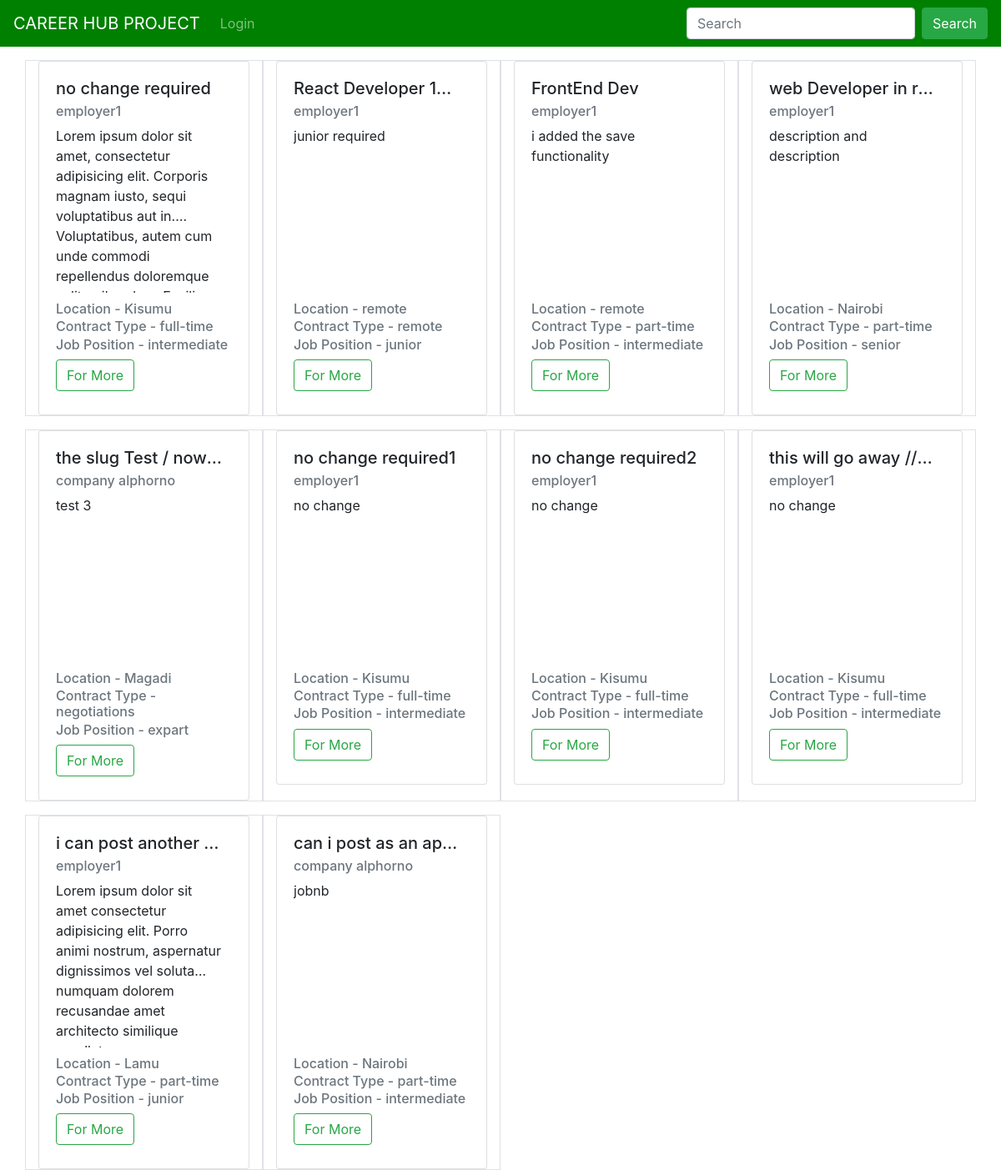
The page / on the database its author committed.
### job/models.py (models this page shows, shortened)
class Job(models.Model):
    positions = (
        ("junior", "junior"),
        ("intermediate", "intermediate"),
        ("senior", "senior"),
        ("expart", "expart"),
    )
    contaract_types = (
        ("remote", "remote"),
        ("part-time", "part-time"),
        ("full-time", "full-time"),
        ("negotiations", "negotiations"),
    )
    employer = models.ForeignKey(
        Employer, on_delete=models.CASCADE, related_name="jobs"
    )
    job_category = models.ForeignKey(
        Category,
        related_name="jobs",
        on_delete=models.CASCADE,
    )
    job_title = models.CharField(
        max_length=200,
    )
    slug = models.CharField(max_length=200, null=True)
    job_location = models.CharField(max_length=200)
    contract_type = models.CharField(max_length=200, choices=contaract_types)
    position = models.CharField(max_length=200, choices=positions)
    job_description = models.TextField()
    created_at = models.DateTimeField(
        auto_now_add=True,
        null=True,
    )
    updated_at = models.DateTimeField(auto_now=True, null=True)

### users/models.py (models this page shows, shortened)
class CustomUser(AbstractUser, PermissionsMixin):
    type_user = (
        ("Admin", "Admin"),
        ("applicant", "Applicant"),
        ("Employer", "Employer"),
    )
    username = models.CharField(max_length=200, unique=True)
    email = models.EmailField(max_length=50, unique=True)
    full_name = models.CharField(max_length=200)
    is_active = models.BooleanField(default=True)
    is_staff = models.BooleanField(default=False)
    is_superuser = models.BooleanField(default=False)
    is_admin = models.BooleanField(default=False)
    date_joined = models.DateTimeField(auto_now_add=True, null=True)
    last_login = models.DateTimeField(auto_now=True, null=True)
    user_type = models.CharField(max_length=200, choices=type_user)
    USERNAME_FIELD = "email"
    REQUIRED_FIELDS = ["username", "full_name"]

### core/views.py (the view)
# urls.py: path("", views.index, name="index"),
def index(request):
    jobs = Job.objects.all()
    return render(request, "core/index.html", {"jobs": jobs})

### templates/core/index.html (shortened to what this page needs)
{% extends "core/base.html" %} {% block title%}CHP{% endblock %} {% load
crispy_forms_tags %}
{% block content %}
<div class="container">
  <div class="row">
    {% for i in jobs %}
    <div class="col-sm-12 col-md-6 col-lg-3 mt-3 border">
      <div class="card" style="max-height: 30rem">
        <div class="card-body">
          <h5
            class="card-title"
            style="
              width: 200px;
              text-overflow: ellipsis;
              white-space: nowrap;
              overflow: hidden;
            "
          >
            {{i.job_title}}
          </h5>
          <h6 class="card-subtitle mb-2 text-muted">
            {{ i.employer.full_name}}
          </h6>
          <p
            class="card-text"
            style="
              display: -webkit-box;
              -webkit-line-clamp: 5;
              -webkit-box-orient: vertical;
              width: 200px;
              height: 200px;
              overflow: hidden;
            "
          >
            {{i.job_description}}
          </p>
          <h6 class="card-subtitle mb-2 text-muted">
            Location - {{ i.job_location}}
          </h6>
          <h6 class="card-subtitle mb-2 text-muted">
            Contract Type - {{ i.contract_type}}
          </h6>
          <h6 class="card-subtitle mb-2 text-muted">
            Job Position - {{ i.position}}
          </h6>
          <a
            href="{% url 'job_detail' i.job_category.slug i.slug %}"
            class="btn btn-outline-success mb-2 align-items-end"
            >For More</a
          >
        </div>
      </div>
    </div>
    {%endfor %}
  </div>
</div>
{% endblock %}

### rows shown on the page
Job: job_title "no change required", employer.full_name "employer1", job_description "Lorem ipsum dolor sit amet, consectetur adipisicing elit. Corporis magnam iusto, sequi voluptatibus aut in. Voluptatibus, autem cum unde commodi repellendus…", job_location "Kisumu", contract_type "full-time", position "intermediate"
Job: job_title "React Developer 1…", employer.full_name "employer1", job_description "junior required", job_location "remote", contract_type "remote", position "junior"
Job: job_title "FrontEnd Dev", employer.full_name "employer1", job_description "i added the save functionality", job_location "remote", contract_type "part-time", position "intermediate"
Job: job_title "web Developer in r…", employer.full_name "employer1", job_description "description and description", job_location "Nairobi", contract_type "part-time", position "senior"
Job: job_title "the slug Test / now/2", employer.full_name "company alphorno", job_description "test 3", job_location "Magadi", contract_type "negotiations", position "expart"
Job: job_title "no change required1", employer.full_name "employer1", job_description "no change", job_location "Kisumu", contract_type "full-time", position "intermediate"
Job: job_title "no change required2", employer.full_name "employer1", job_description "no change", job_location "Kisumu", contract_type "full-time", position "intermediate"
Job: job_title "this will go away //…", employer.full_name "employer1", job_description "no change", job_location "Kisumu", contract_type "full-time", position "intermediate"
Job: job_title "i can post another…", employer.full_name "employer1", job_description "Lorem ipsum dolor sit amet consectetur adipisicing elit. Porro animi nostrum, aspernatur dignissimos vel soluta numquam dolorem recusandae amet architecto…", job_location "Lamu", contract_type "part-time", position "junior"
Job: job_title "can i post as an ap…", employer.full_name "company alphorno", job_description "jobnb", job_location "Nairobi", contract_type "part-time", position "intermediate"
